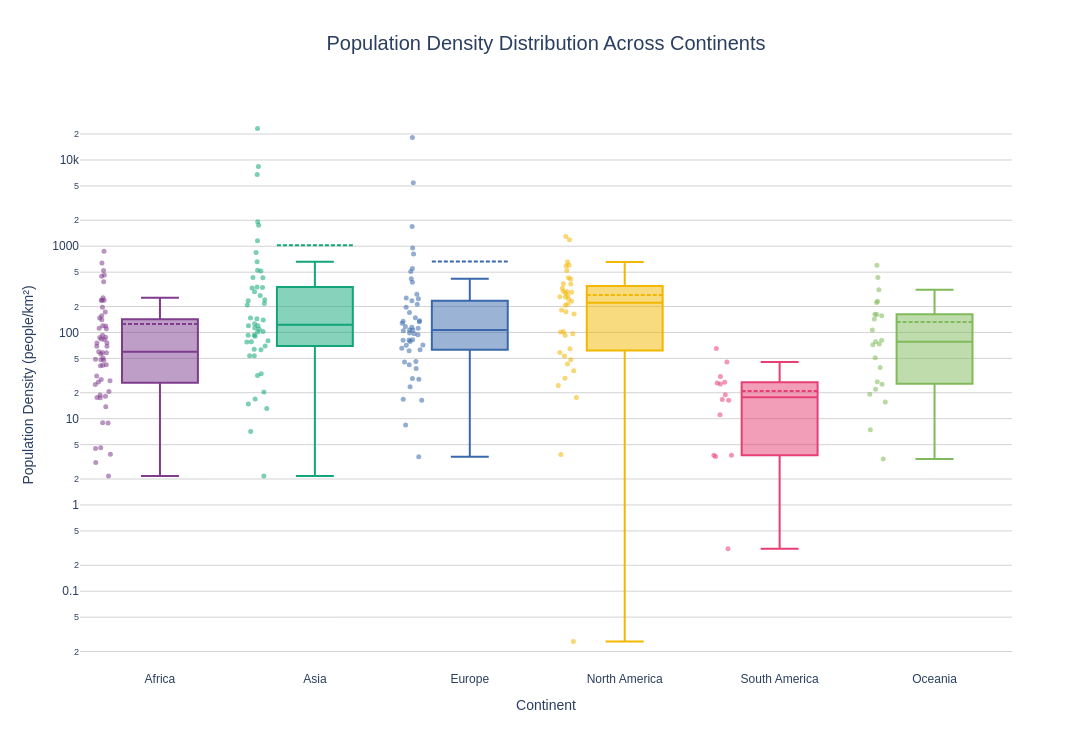

This figure's notebook cell:
### Markdown cell above
**Chart choice & justification:** *Which chart did you choose, and why? Justify design choices.

*YOUR ANSWER HERE* : I chose a box plot because it shows the distribution and variation of population density across different continents. It displays the median, quartiles, spread and outliers, making it easier to compare how crowded countries are within each continent. I used different colours for continents and a logarithmic scale to make differences in population density easier to observe.

### Code cell
# 1. Prepare population density data
q4_data = df.dropna(
    subset=['Continent', 'Density']
).copy()

# Remove invalid density values
q4_data = q4_data[q4_data['Density'] > 0]

# 2. Define continent order
continent_order = [
    'Africa',
    'Asia',
    'Europe',
    'North America',
    'South America',
    'Oceania'
]

# 3. Calculate descriptive statistics
density_stats = q4_data.groupby(
    'Continent'
)['Density'].agg(
    ['count', 'median', 'mean', 'min', 'max']
).round(2)

print("=" * 60)
print("Q4: POPULATION DENSITY ANALYSIS")
print("=" * 60)

print("\nPopulation density statistics (people per km²):")
print(density_stats)

# 4. Create box plot
fig = px.box(
    q4_data,
    x='Continent',
    y='Density',
    color='Continent',
    points='all',
    category_orders={'Continent': continent_order},
    color_discrete_sequence=px.colors.qualitative.Bold,
    title='Population Density Distribution Across Continents',
    labels={
        'Continent': 'Continent',
        'Density': 'Population Density (people/km²)'
    },
    template='plotly_white',
    hover_data=['Country']
)

# 5. Improve chart appearance
fig.update_traces(
    marker=dict(
        size=5,
        opacity=0.55
    ),
    line=dict(width=2),
    boxmean=True
)

# 6. Professional layout
fig.update_layout(
    title=dict(
        x=0.5,
        xanchor='center',
        font=dict(size=20)
    ),
    height=750,
    width=1100,
    font=dict(family='Arial', size=12),
    showlegend=False,
    xaxis=dict(
        title='Continent',
        showgrid=False
    ),
    yaxis=dict(
        title='Population Density (people/km²)',
        type='log',
        showgrid=True,
        gridcolor='lightgrey'
    ),
    plot_bgcolor='white',
    paper_bgcolor='white'
)

# 7. Display chart
fig.show()

# 8. Identify most densely populated country
densest = q4_data.loc[q4_data['Density'].idxmax()]

print("\nMost densely populated country:")
print(densest[['Country', 'Continent', 'Density']])

### Figure 1 — Plotly figure (JSON) as saved in the notebook; plotly's stock layout.template omitted (floating-point values rounded to 4 significant figures)
{"data": [{"alignmentgroup": "True", "boxmean": true, "boxpoints": "all", "customdata": [["Algeria"], ["Angola"], ["Benin"], ["Botswana"], ["Burkina Faso"], ["Burundi"], ["Cameroon"], ["Cape Verde"], ["Central African Republic"], ["Chad"], ["Comoros"], ["Djibouti"], ["DR Congo"], ["Egypt"], ["Equatorial Guinea"], ["Eritrea"], ["Eswatini"], ["Ethiopia"], ["Gabon"], ["Gambia"], ["Ghana"], ["Guinea"], ["Guinea-Bissau"], ["Ivory Coast"], ["Kenya"], ["Lesotho"], ["Liberia"], ["Libya"], ["Madagascar"], ["Malawi"], ["Mali"], ["Mauritania"], ["Mauritius"], ["Mayotte"], ["Morocco"], ["Mozambique"], ["Namibia"], ["Niger"], ["Nigeria"], ["Republic of the Congo"], ["Reunion"], ["Rwanda"], ["Sao Tome and Principe"], ["Senegal"], ["Seychelles"], ["Sierra Leone"], ["Somalia"], ["South Africa"], ["South Sudan"], ["Sudan"], ["Tanzania"], ["Togo"], ["Tunisia"], ["Uganda"], ["Western Sahara"], ["Zambia"], ["Zimbabwe"]], "hovertemplate": "Continent=%{x}<br>Population Density (people/km²)=%{y}<br>Country=%{customdata[0]}<extra></extra>", "legendgroup": "Africa", "line": {"width": 2}, "marker": {"color": "rgb(127, 60, 141)", "opacity": 0.55, "size": 5}, "name": "Africa", "notched": false, "offsetgroup": "Africa", "orientation": "v", "showlegend": true, "type": "box", "x": ["Africa", "Africa", "Africa", "Africa", "Africa", "Africa", "Africa", "Africa", "Africa", "Africa", "Africa", "Africa", "Africa", "Africa", "Africa", "Africa", "Africa", "Africa", "Africa", "Africa", "Africa", "Africa", "Africa", "Africa", "Africa", "Africa", "Africa", "Africa", "Africa", "Africa", "Africa", "Africa", "Africa", "Africa", "Africa", "Africa", "Africa", "Africa", "Africa", "Africa", "Africa", "Africa", "Africa", "Africa", "Africa", "Africa", "Africa", "Africa", "Africa", "Africa", "Africa", "Africa", "Africa", "Africa", "Africa", "Africa", "Africa"], "x0": " ", "xaxis": "x", "y": [18.85, 28.55, 118.6, 4.519, 83.06, 463.1, 58.71, 147.1, 8.956, 13.8, 449.4, 48.31, 42.22, 110.7, 59.71, 31.33, 69.2, 111.7, 8.925, 253.2, 140.3, 56.37, 58.29, 87.33, 93.09, 75.96, 47.61, 3.872, 50.44, 172.2, 18.22, 4.595, 637.0, 871.9, 83.88, 41.13, 3.109, 20.69, 236.6, 17.46, 387.9, 523.1, 235.9, 88.03, 237.0, 120.0, 27.6, 49.05, 17.61, 24.85, 69.3, 155.8, 75.52, 195.6, 2.165, 26.6, 41.77], "y0": " ", "yaxis": "y"}, {"alignmentgroup": "True", "boxmean": true, "boxpoints": "all", "customdata": [["Afghanistan"], ["Armenia"], ["Azerbaijan"], ["Bahrain"], ["Bangladesh"], ["Bhutan"], ["Brunei"], ["Cambodia"], ["China"], ["Georgia"], ["Hong Kong"], ["India"], ["Indonesia"], ["Iran"], ["Iraq"], ["Israel"], ["Japan"], ["Jordan"], ["Kazakhstan"], ["Kuwait"], ["Kyrgyzstan"], ["Laos"], ["Lebanon"], ["Macau"], ["Malaysia"], ["Maldives"], ["Mongolia"], ["Myanmar"], ["Nepal"], ["North Korea"], ["Oman"], ["Pakistan"], ["Palestine"], ["Philippines"], ["Qatar"], ["Saudi Arabia"], ["Singapore"], ["South Korea"], ["Sri Lanka"], ["Syria"], ["Taiwan"], ["Tajikistan"], ["Thailand"], ["Timor-Leste"], ["Turkey"], ["Turkmenistan"], ["United Arab Emirates"], ["Uzbekistan"], ["Vietnam"], ["Yemen"]], "hovertemplate": "Continent=%{x}<br>Population Density (people/km²)=%{y}<br>Country=%{customdata[0]}<extra></extra>", "legendgroup": "Asia", "line": {"width": 2}, "marker": {"color": "rgb(17, 165, 121)", "opacity": 0.55, "size": 5}, "name": "Asia", "notched": false, "offsetgroup": "Asia", "orientation": "v", "showlegend": true, "type": "box", "x": ["Asia", "Asia", "Asia", "Asia", "Asia", "Asia", "Asia", "Asia", "Asia", "Asia", "Asia", "Asia", "Asia", "Asia", "Asia", "Asia", "Asia", "Asia", "Asia", "Asia", "Asia", "Asia", "Asia", "Asia", "Asia", "Asia", "Asia", "Asia", "Asia", "Asia", "Asia", "Asia", "Asia", "Asia", "Asia", "Asia", "Asia", "Asia", "Asia", "Asia", "Asia", "Asia", "Asia", "Asia", "Asia", "Asia", "Asia", "Asia", "Asia", "Asia"], "x0": " ", "xaxis": "x", "y": [63.06, 93.48, 119.6, 1924.0, 1160.0, 20.38, 77.88, 92.62, 146.9, 53.72, 6783.0, 431.1, 144.7, 53.73, 101.5, 435.2, 328.0, 126.3, 7.119, 239.6, 33.16, 31.8, 525.2, 23170.0, 102.6, 1746.0, 2.173, 80.08, 207.6, 216.3, 14.79, 267.4, 844.1, 337.5, 232.6, 16.94, 8416.0, 517.1, 332.8, 119.5, 660.2, 69.55, 139.7, 90.18, 108.9, 13.18, 112.9, 77.4, 296.4, 63.82], "y0": " ", "yaxis": "y"}, {"alignmentgroup": "True", "boxmean": true, "boxpoints": "all", "customdata": [["Albania"], ["Andorra"], ["Austria"], ["Belarus"], ["Belgium"], ["Bosnia and Herzegovina"], ["Bulgaria"], ["Croatia"], ["Cyprus"], ["Czech Republic"], ["Denmark"], ["Estonia"], ["Faroe Islands"], ["Finland"], ["France"], ["Germany"], ["Gibraltar"], ["Greece"], ["Guernsey"], ["Hungary"], ["Iceland"], ["Ireland"], ["Isle of Man"], ["Italy"], ["Jersey"], ["Latvia"], ["Liechtenstein"], ["Lithuania"], ["Luxembourg"], ["Malta"], ["Moldova"], ["Monaco"], ["Montenegro"], ["Netherlands"], ["North Macedonia"], ["Norway"], ["Poland"], ["Portugal"], ["Romania"], ["Russia"], ["San Marino"], ["Serbia"], ["Slovakia"], ["Slovenia"], ["Spain"], ["Sweden"], ["Switzerland"], ["Ukraine"], ["United Kingdom"], ["Vatican City"]], "hovertemplate": "Continent=%{x}<br>Population Density (people/km²)=%{y}<br>Country=%{customdata[0]}<extra></extra>", "legendgroup": "Europe", "line": {"width": 2}, "marker": {"color": "rgb(57, 105, 172)", "opacity": 0.55, "size": 5}, "name": "Europe", "notched": false, "offsetgroup": "Europe", "orientation": "v", "showlegend": true, "type": "box", "x": ["Europe", "Europe", "Europe", "Europe", "Europe", "Europe", "Europe", "Europe", "Europe", "Europe", "Europe", "Europe", "Europe", "Europe", "Europe", "Europe", "Europe", "Europe", "Europe", "Europe", "Europe", "Europe", "Europe", "Europe", "Europe", "Europe", "Europe", "Europe", "Europe", "Europe", "Europe", "Europe", "Europe", "Europe", "Europe", "Europe", "Europe", "Europe", "Europe", "Europe", "Europe", "Europe", "Europe", "Europe", "Europe", "Europe", "Europe", "Europe", "Europe", "Europe"], "x0": " ", "xaxis": "x", "y": [98.87, 170.6, 106.6, 45.93, 381.8, 63.14, 61.17, 71.22, 135.3, 133.1, 136.5, 29.32, 38.11, 16.37, 117.1, 233.5, 5442.0, 78.68, 811.6, 107.1, 3.62, 71.48, 147.8, 195.9, 955.0, 28.67, 245.8, 42.11, 250.4, 1688.0, 96.7, 18230.0, 45.4, 419.7, 81.42, 16.78, 127.5, 111.5, 82.47, 8.464, 551.8, 81.73, 115.1, 104.6, 93.99, 23.43, 211.7, 65.79, 277.9, 510.0], "y0": " ", "yaxis": "y"}, {"alignmentgroup": "True", "boxmean": true, "boxpoints": "all", "customdata": [["Anguilla"], ["Antigua and Barbuda"], ["Aruba"], ["Bahamas"], ["Barbados"], ["Belize"], ["Bermuda"], ["British Virgin Islands"], ["Canada"], ["Cayman Islands"], ["Costa Rica"], ["Cuba"], ["Curacao"], ["Dominica"], ["Dominican Republic"], ["El Salvador"], ["Greenland"], ["Grenada"], ["Guadeloupe"], ["Guatemala"], ["Haiti"], ["Honduras"], ["Jamaica"], ["Martinique"], ["Mexico"], ["Montserrat"], ["Nicaragua"], ["Panama"], ["Puerto Rico"], ["Saint Barthelemy"], ["Saint Kitts and Nevis"], ["Saint Lucia"], ["Saint Martin"], ["Saint Pierre and Miquelon"], ["Saint Vincent and the Grenadines"], ["Sint Maarten"], ["Trinidad and Tobago"], ["Turks and Caicos Islands"], ["United States"], ["United States Virgin Islands"]], "hovertemplate": "Continent=%{x}<br>Population Density (people/km²)=%{y}<br>Country=%{customdata[0]}<extra></extra>", "legendgroup": "North America", "line": {"width": 2}, "marker": {"color": "rgb(242, 183, 1)", "opacity": 0.55, "size": 5}, "name": "North America", "notched": false, "offsetgroup": "North America", "orientation": "v", "showlegend": true, "type": "box", "x": ["North America", "North America", "North America", "North America", "North America", "North America", "North America", "North America", "North America", "North America", "North America", "North America", "North America", "North America", "North America", "North America", "North America", "North America", "North America", "North America", "North America", "North America", "North America", "North America", "North America", "North America", "North America", "North America", "North America", "North America", "North America", "North America", "North America", "North America", "North America", "North America", "North America", "North America", "North America", "North America"], "x0": " ", "xaxis": "x", "y": [174.3, 212.1, 591.4, 29.4, 655.0, 17.65, 1189.0, 207.3, 3.851, 260.2, 101.4, 102.0, 430.5, 96.85, 230.7, 301.1, 0.0261, 364.6, 243.1, 163.9, 417.5, 92.74, 257.2, 325.8, 64.91, 43.04, 53.3, 58.46, 366.7, 522.2, 182.6, 292.0, 599.8, 24.22, 267.2, 1299.0, 298.4, 48.21, 36.09, 286.6], "y0": " ", "yaxis": "y"}, {"alignmentgroup": "True", "boxmean": true, "boxpoints": "all", "customdata": [["Argentina"], ["Bolivia"], ["Brazil"], ["Chile"], ["Colombia"], ["Ecuador"], ["Falkland Islands"], ["French Guiana"], ["Guyana"], ["Paraguay"], ["Peru"], ["Suriname"], ["Uruguay"], ["Venezuela"]], "hovertemplate": "Continent=%{x}<br>Population Density (people/km²)=%{y}<br>Country=%{customdata[0]}<extra></extra>", "legendgroup": "South America", "line": {"width": 2}, "marker": {"color": "rgb(231, 63, 116)", "opacity": 0.55, "size": 5}, "name": "South America", "notched": false, "offsetgroup": "South America", "orientation": "v", "showlegend": true, "type": "box", "x": ["South America", "South America", "South America", "South America", "South America", "South America", "South America", "South America", "South America", "South America", "South America", "South America", "South America", "South America"], "x0": " ", "xaxis": "x", "y": [16.37, 11.13, 25.28, 25.93, 45.43, 65.02, 0.3105, 3.646, 3.762, 16.67, 26.49, 3.773, 18.91, 30.88], "y0": " ", "yaxis": "y"}, {"alignmentgroup": "True", "boxmean": true, "boxpoints": "all", "customdata": [["American Samoa"], ["Australia"], ["Cook Islands"], ["Fiji"], ["French Polynesia"], ["Guam"], ["Kiribati"], ["Marshall Islands"], ["Micronesia"], ["Nauru"], ["New Caledonia"], ["New Zealand"], ["Niue"], ["Northern Mariana Islands"], ["Palau"], ["Papua New Guinea"], ["Samoa"], ["Solomon Islands"], ["Tokelau"], ["Tonga"], ["Tuvalu"], ["Vanuatu"], ["Wallis and Futuna"]], "hovertemplate": "Continent=%{x}<br>Population Density (people/km²)=%{y}<br>Country=%{customdata[0]}<extra></extra>", "legendgroup": "Oceania", "line": {"width": 2}, "marker": {"color": "rgb(128, 186, 90)", "opacity": 0.55, "size": 5}, "name": "Oceania", "notched": false, "offsetgroup": "Oceania", "orientation": "v", "showlegend": true, "type": "box", "x": ["Oceania", "Oceania", "Oceania", "Oceania", "Oceania", "Oceania", "Oceania", "Oceania", "Oceania", "Oceania", "Oceania", "Oceania", "Oceania", "Oceania", "Oceania", "Oceania", "Oceania", "Oceania", "Oceania", "Oceania", "Oceania", "Oceania", "Oceania"], "x0": " ", "xaxis": "x", "y": [222.5, 3.403, 72.08, 50.88, 73.5, 312.9, 161.8, 229.7, 162.6, 603.2, 15.61, 19.17, 7.439, 106.8, 39.34, 21.91, 78.25, 25.06, 155.9, 143.0, 435.1, 26.81, 81.49], "y0": " ", "yaxis": "y"}], "layout": {"boxmode": "overlay", "font": {"family": "Arial", "size": 12}, "height": 750, "legend": {"title": {"text": "Continent"}, "tracegroupgap": 0}, "paper_bgcolor": "white", "plot_bgcolor": "white", "showlegend": false, "title": {"font": {"size": 20}, "text": "Population Density Distribution Across Continents", "x": 0.5, "xanchor": "center"}, "width": 1100, "xaxis": {"anchor": "y", "categoryarray": ["Africa", "Asia", "Europe", "North America", "South America", "Oceania"], "categoryorder": "array", "domain": [0, 1], "showgrid": false, "title": {"text": "Continent"}}, "yaxis": {"anchor": "x", "domain": [0, 1], "gridcolor": "lightgrey", "showgrid": true, "title": {"text": "Population Density (people/km²)"}, "type": "log"}}}
